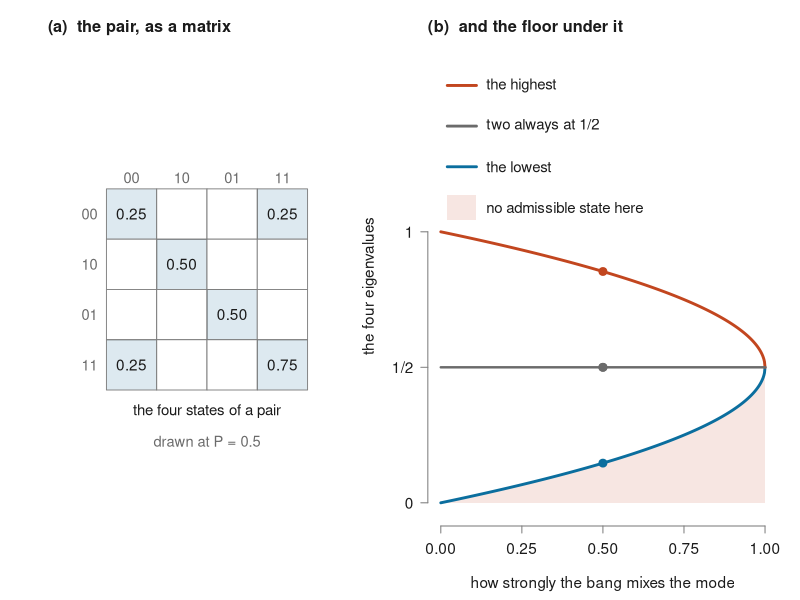
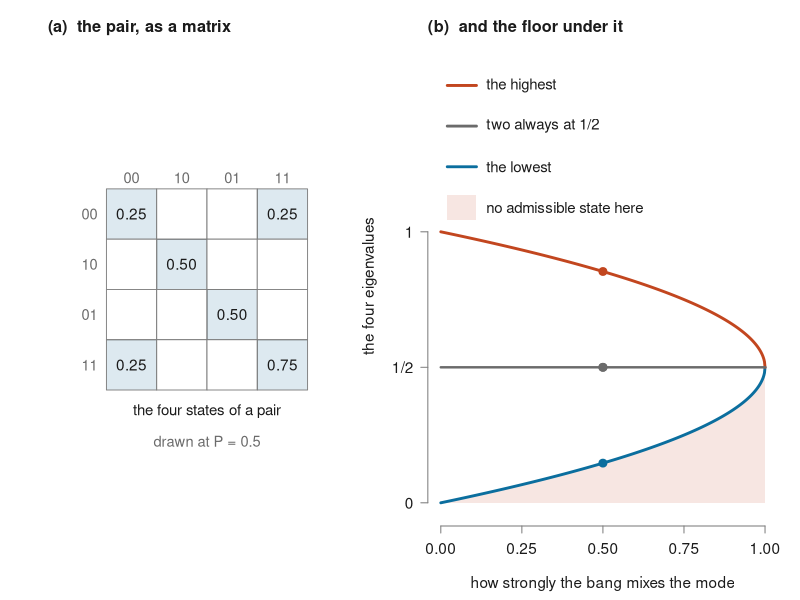

R code for these plots, in order:
# FIGURE: "The floor under every admissible state."
#
# Section 3.1 is the paper's central argument and it arrives as a 4x4 matrix, a basis the
# reader has not been given, and the word "spectrum". The claim underneath is simple enough
# to draw: the matrix has four eigenvalues, two of them are exactly 1/2 whatever happens, and
# the lowest one cannot be pushed below n*. That is the whole of the ceiling.
#
# The eigenvalues in panel (b) are computed with eigen() and checked against the closed form
# the manuscript quotes, so the picture cannot disagree with the text.
#
# Base R only. Authored at 6.5 in, the width the manuscript places it at.

INK <- "#1b1b1b"; LOW <- "#0b6e9e"; HIGH <- "#c2461f"; MID <- "#6b6b6b"; GREY <- "#7e7e7e"
FORB <- rgb(0.76, 0.27, 0.12, 0.13)
CELL <- rgb(0.11, 0.43, 0.62, 0.15)

nstar <- function(P) (1 - sqrt(1 - P)) / 2
Qmat  <- function(P) {
  c0 <- 0.5 * sqrt(P * (1 - P))
  matrix(c(P/2, 0,   0,   c0,
           0,   0.5, 0,   0,
           0,   0,   0.5, 0,
           c0,  0,   0,   1 - P/2), 4, 4, byrow = TRUE)
}

# ---- check the drawn spectrum against the closed form, at several P
for (P in c(0.05, 0.2, 0.5, 0.8, 0.95)) {
  ev <- sort(eigen(Qmat(P), symmetric = TRUE)$values)
  stopifnot(max(abs(ev - sort(c(nstar(P), 0.5, 0.5, 1 - nstar(P))))) < 1e-12)
}
cat("checks passed: eigen(Q) matches {n*, 1/2, 1/2, 1-n*} at every P tried\n")

PSHOW <- 0.5
LAB <- c("00", "10", "01", "11")

draw <- function() {
  layout(matrix(c(1, 2), 1, 2), widths = c(1, 1.30))

  # ---------------- (a) the matrix ----------------
  par(mar = c(2.6, 2.4, 2.3, 0.6), family = "sans")
  Q <- Qmat(PSHOW)
  plot(NA, xlim = c(-0.95, 4.35), ylim = c(-1.25, 4.95), axes = FALSE,
       xlab = "", ylab = "", asp = 1)
  mtext("(a)  the pair, as a matrix", side = 3, line = 0.5, adj = 0,
        cex = 0.98, font = 2, col = INK)
  for (i in 1:4) for (j in 1:4) {
    x0 <- j - 1; y0 <- 4 - i
    v <- Q[i, j]
    rect(x0, y0, x0 + 1, y0 + 1, col = if (v != 0) CELL else "white",
         border = GREY, lwd = 0.9)
    if (v != 0) text(x0 + 0.5, y0 + 0.5, sprintf("%.2f", v), col = INK, cex = 0.92)
  }
  for (j in 1:4) text(j - 0.5, 4.22, LAB[j], col = MID, cex = 0.88)
  for (i in 1:4) text(-0.18, 4.5 - i, LAB[i], col = MID, cex = 0.88, adj = 1)
  text(2.0, -0.42, "the four states of a pair", col = INK, cex = 0.90, adj = 0.5)
  text(2.0, -1.02, sprintf("drawn at P = %.1f", PSHOW), col = MID, cex = 0.88, adj = 0.5)

  # ---------------- (b) its spectrum, and the floor ----------------
  par(mar = c(3.7, 4.0, 2.3, 1.1))
  Ps <- seq(0, 1, length.out = 600)
  plot(NA, xlim = c(0, 1), ylim = c(-0.02, 1.62), axes = FALSE, xlab = "", ylab = "")
  mtext("(b)  and the floor under it", side = 3, line = 0.5, adj = 0,
        cex = 0.98, font = 2, col = INK)

  polygon(c(Ps, rev(Ps)), c(nstar(Ps), rep(0, length(Ps))), col = FORB, border = NA)
  lines(Ps, nstar(Ps),     col = LOW,  lwd = 2.8)
  lines(Ps, 1 - nstar(Ps), col = HIGH, lwd = 2.8)
  segments(0, 0.5, 1, 0.5, col = MID, lwd = 2.4)

  ev <- sort(eigen(Qmat(PSHOW), symmetric = TRUE)$values)
  points(rep(PSHOW, 4), ev, pch = 19, cex = 1.05,
         col = c(LOW, MID, MID, HIGH))

  axis(1, at = seq(0, 1, 0.25), cex.axis = 0.92, col = GREY, col.axis = INK,
       tck = -0.02, mgp = c(2, 0.6, 0))
  axis(2, at = c(0, 0.5, 1), labels = c("0", "1/2", "1"), las = 1, cex.axis = 0.92,
       col = GREY, col.axis = INK, tck = -0.02, mgp = c(2, 0.7, 0))
  mtext("how strongly the bang mixes the mode", side = 1, line = 2.3, cex = 0.92, col = INK)
  mtext("the four eigenvalues", side = 2, line = 2.5, cex = 0.92, col = INK)

  # legend band above the curves: nothing is labelled where a curve can reach it
  key <- function(y, col, lab, swatch = "line") {
    if (swatch == "line") segments(0.02, y, 0.11, y, col = col, lwd = 2.8)
    else rect(0.02, y - 0.045, 0.11, y + 0.045, col = FORB, border = NA)
    text(0.14, y, lab, col = INK, cex = 0.90, adj = 0)
  }
  key(1.54, HIGH, "the highest")
  key(1.39, MID,  "two always at 1/2")
  key(1.24, LOW,  "the lowest")
  key(1.09, NA,   "no admissible state here", swatch = "fill")
}

dir.create("pub/paper2/figs", showWarnings = FALSE, recursive = TRUE)
pdf("pub/paper2/figs/fig_floor.pdf", width = 6.5, height = 3.5); draw(); dev.off()
png("pub/paper2/figs/fig_floor.png", width = 1950, height = 1050, res = 300); draw(); dev.off()
cat("wrote fig_floor.{pdf,png}\n")
